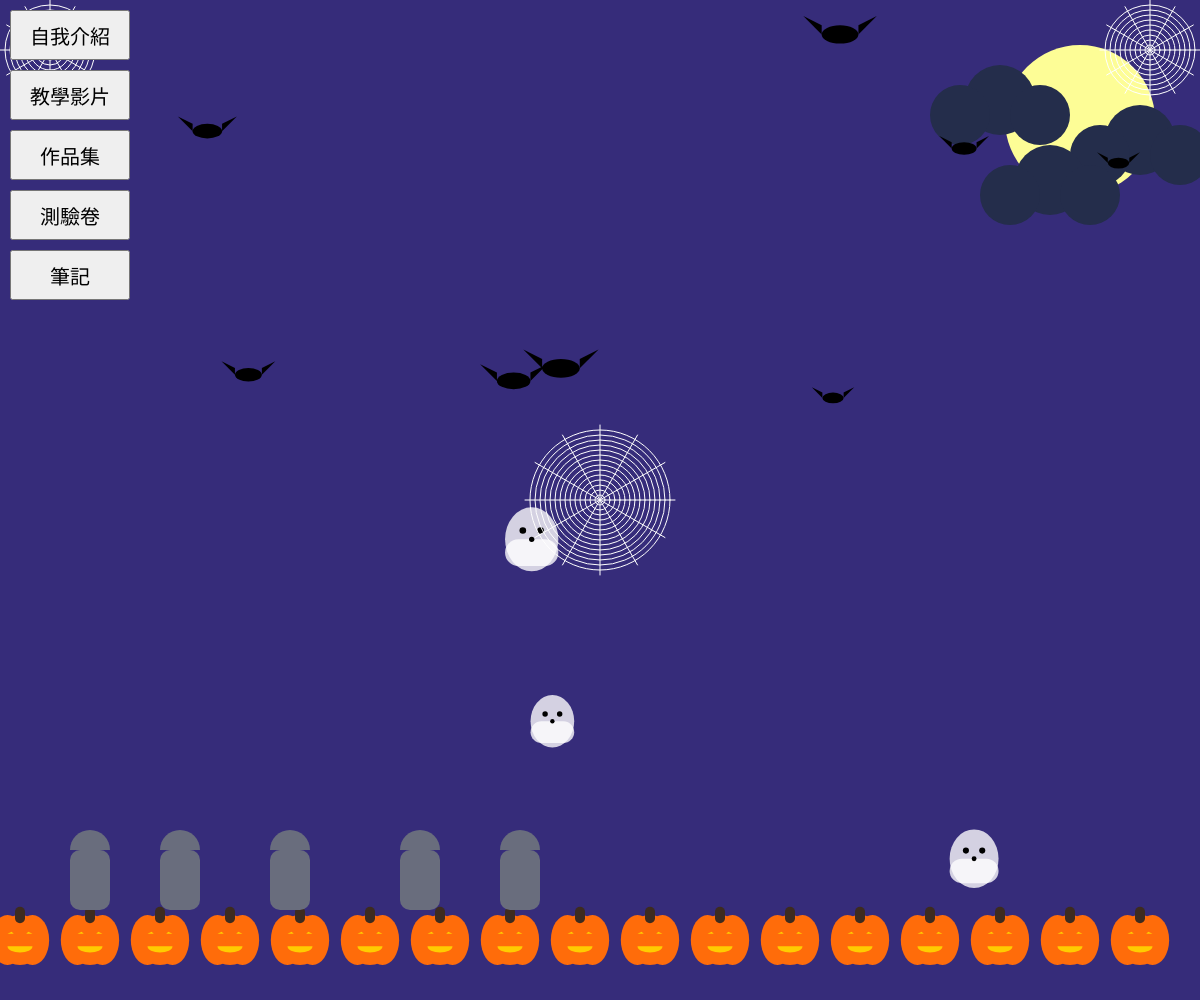
Frame 1 (no input)
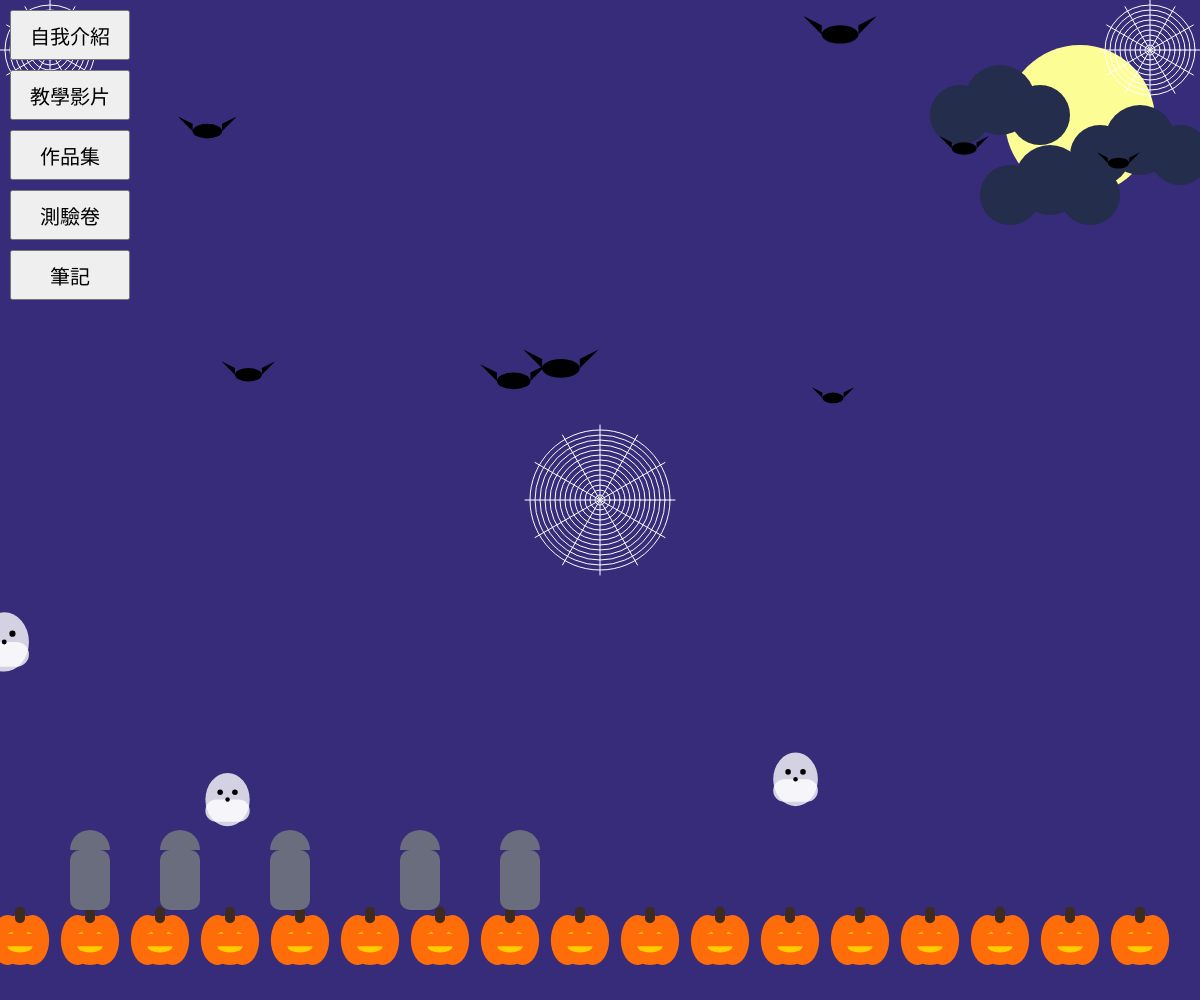
Frame 60 (no input)
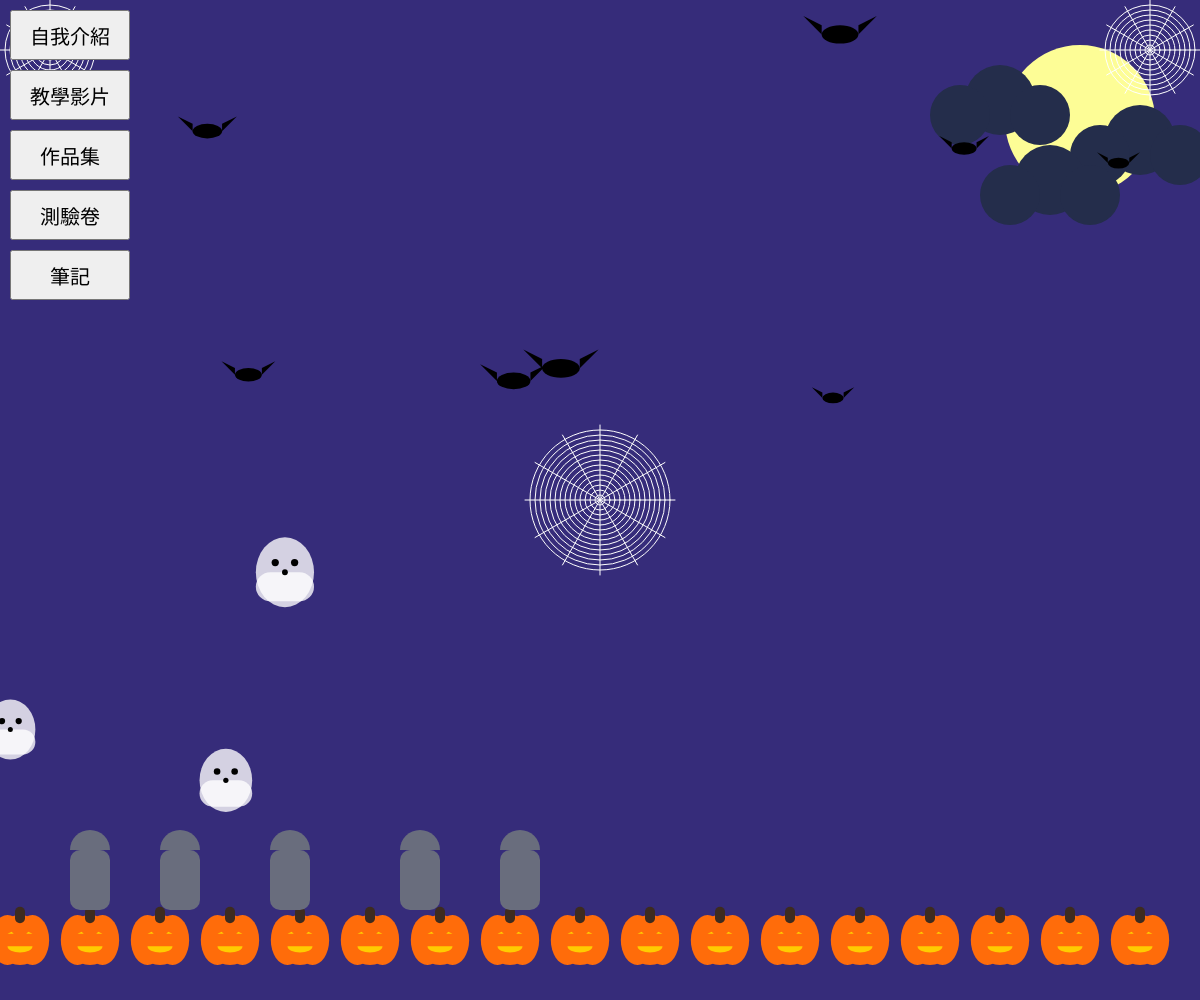
Frame 120 (the mouse pressed at the canvas centre since frame 60)

The p5.js sketch that drew these frames (run headless with seeded random() and noise() and a simulated clock; from frame 60 on, the mouse is pressed at the canvas centre):

// p5.js sketch
// ── sketch.js
let clouds = []; // 儲存雲的位置和生成時間
let introButton; // 按鈕變數
let videoButton; // 教學影片按鈕變數
let videoDiv; // 用於儲存影片視窗的變數
let portfolioDiv; // 用於儲存作品集視窗的變數
let quizDiv; // 用於儲存測驗卷視窗的變數
let notesDiv; // 用於儲存筆記視窗的變數
let bats = []; // 儲存蝙蝠的位置和大小
let skulls = []; // 儲存骷髏頭的位置和生成時間

function setup() {
  createCanvas(windowWidth, windowHeight);

  // 建立自我介紹按鈕
  introButton = createButton('自我介紹');
  introButton.position(10, 10); // 設定按鈕位置
  introButton.style('width', '120px'); // 設定按鈕寬度
  introButton.style('height', '50px'); // 設定按鈕高度
  introButton.style('font-size', '20px'); // 設定字體大小
  introButton.mousePressed(showIntro); // 綁定按鈕點擊事件

  // 建立教學影片按鈕
  videoButton = createButton('教學影片');
  videoButton.position(10, 70); // 設定按鈕位置（在自我介紹按鈕下方）
  videoButton.style('width', '120px'); // 設定按鈕寬度
  videoButton.style('height', '50px'); // 設定按鈕高度
  videoButton.style('font-size', '20px'); // 設定字體大小
  videoButton.mousePressed(showVideo); // 綁定按鈕點擊事件

  // 建立作品集按鈕
  let portfolioButton = createButton('作品集');
  portfolioButton.position(10, 130);
  portfolioButton.style('width', '120px');
  portfolioButton.style('height', '50px');
  portfolioButton.style('font-size', '20px');
  portfolioButton.mousePressed(showPortfolio);

  // 建立測驗卷按鈕
  let quizButton = createButton('測驗卷');
  quizButton.position(10, 190);
  quizButton.style('width', '120px');
  quizButton.style('height', '50px');
  quizButton.style('font-size', '20px');
  quizButton.mousePressed(showQuiz);

  // 建立筆記按鈕
  let notesButton = createButton('筆記');
  notesButton.position(10, 250); // 設定按鈕位置（在測驗卷按鈕下方）
  notesButton.style('width', '120px');
  notesButton.style('height', '50px');
  notesButton.style('font-size', '20px');
  notesButton.mousePressed(showNotes);

  // 初始化蝙蝠
  generateBats();
}

function draw() {
  background('#362c7a'); // 修改背景顏色為 #362c7a
  
  // 繪製所有雲
  let currentTime = millis();
  clouds = clouds.filter(cloud => currentTime - cloud.time < 2000);
  for (let cloud of clouds) {
    let elapsed = currentTime - cloud.time;
    let alpha = map(elapsed, 1000, 2000, 255, 0);
    alpha = constrain(alpha, 0, 255);
    drawCloud(cloud.x, cloud.y, alpha);
  }

  // 繪製南瓜和臉
  drawPumpkinsWithFaces();

  // 繪製墓碑
  drawGravestones();

  // 繪製右上角的月亮和烏雲
  drawMoonAndClouds();

  // 繪製蝙蝠
  drawBats();

  // 繪製幽靈
  drawGhosts();

  // 繪製蜘蛛網
  drawSpiderWebs();

  // 繪製骷髏頭
  drawSkulls();
}

function drawPumpkins() {
  let pumpkinSize = 50; // 南瓜大小
  let spacing = 20; // 南瓜間距
  let startX = spacing; // 起始 X 座標
  let y = height - pumpkinSize - 10; // 南瓜 Y 座標（靠近畫布底部）

  for (let x = startX; x < width - pumpkinSize; x += pumpkinSize + spacing) {
    drawPumpkin(x, y, pumpkinSize);
  }
}

function drawPumpkin(x, y, size) {
  noStroke();
  fill('#ff6c0a'); // 南瓜顏色
  ellipse(x, y, size, size); // 南瓜主體
  ellipse(x - size / 4, y, size / 1.5, size); // 左側圓
  ellipse(x + size / 4, y, size / 1.5, size); // 右側圓

  // 繪製南瓜的梗
  fill('#3d2b1f'); // 梗的顏色
  rect(x - size / 10, y - size / 1.5, size / 5, size / 3, 5); // 梗
}

function drawPumpkinsWithFaces() {
  let pumpkinSize = 50; // 南瓜大小
  let spacing = 20; // 南瓜間距
  let startX = spacing; // 起始 X 座標
  let y = height - pumpkinSize - 10; // 南瓜 Y 座標（靠近畫布底部）

  for (let x = startX; x < width - pumpkinSize; x += pumpkinSize + spacing) {
    drawPumpkin(x, y, pumpkinSize); // 繪製南瓜
    drawPumpkinFace(x, y, pumpkinSize); // 繪製南瓜臉
  }
}

function drawPumpkinFace(x, y, size) {
  fill('#ffcc00'); // 臉的顏色
  triangle(x - size / 6, y - size / 6, x - size / 8, y - size / 8, x - size / 4, y - size / 8); // 左眼
  triangle(x + size / 6, y - size / 6, x + size / 8, y - size / 8, x + size / 4, y - size / 8); // 右眼
  arc(x, y + size / 8, size / 2, size / 4, 0, PI, CHORD); // 嘴巴
}

function drawGravestones() {
  let gravestoneWidth = 40; // 墓碑寬度
  let gravestoneHeight = 60; // 墓碑高度
  let startX = 70; // 起始 X 座標
  let y = height - 150; // 墓碑 Y 座標（在南瓜上方，避免擋住南瓜）

  // 墓碑的 X 座標間距（每個墓碑的間距不同）
  let spacings = [50, 70, 90, 60, 80];

  for (let i = 0; i < 5; i++) {
    let x = startX; // 計算每個墓碑的 X 座標
    drawGravestone(x, y);
    startX += gravestoneWidth + spacings[i]; // 更新起始 X 座標，間距不同
  }
}

function drawGravestone(x, y) {
  noStroke();
  fill('#696d7d'); // 墓碑顏色
  rect(x, y, 40, 60, 10); // 墓碑主體（帶圓角）
  arc(x + 20, y, 40, 40, PI, TWO_PI); // 墓碑頂部的圓弧
}

function drawMoonAndClouds() {
  // 繪製月亮
  noStroke();
  fill('#fdfd96'); // 月亮顏色（淡黃色）
  ellipse(width - 120, 120, 150, 150); // 月亮位置和大小（加大）

  // 繪製烏雲
  drawCloud(width - 200, 100, 255, 'rgba(36, 45, 75, 1)'); // 烏雲1（左側）
  drawCloud(width - 60, 140, 255, 'rgba(36, 45, 75, 1)');  // 烏雲2（右側）
  drawCloud(width - 150, 180, 255, 'rgba(36, 45, 75, 1)'); // 烏雲3（下方）
}

function windowResized() {
  resizeCanvas(windowWidth, windowHeight);
}

function mousePressed() {
  // 檢查滑鼠是否點擊在按鈕上
  let buttonX = introButton.position().x;
  let buttonY = introButton.position().y;
  let buttonWidth = parseInt(introButton.style('width'));
  let buttonHeight = parseInt(introButton.style('height'));

  if (
    mouseX > buttonX &&
    mouseX < buttonX + buttonWidth &&
    mouseY > buttonY &&
    mouseY < buttonY + buttonHeight
  ) {
    return; // 如果點擊在按鈕上，直接返回
  }

  // 儲存骷髏頭的位置和生成時間
  skulls.push({ x: mouseX, y: mouseY, time: millis() });
}

function drawCloud(x, y, alpha, color) {
  noStroke();
  fill(color); // 設定顏色（不需要透明度，因為 p5.js 的 fill 不支援直接傳遞透明度）
  ellipse(x, y, 70, 70); // 中心圓
  ellipse(x - 40, y + 15, 60, 60); // 左側圓
  ellipse(x + 40, y + 15, 60, 60); // 右側圓
}

function drawBat(x, y, size) {
  noStroke();
  fill('#000000'); // 蝙蝠顏色
  ellipse(x, y, size, size / 2); // 蝙蝠身體
  triangle(x - size / 2, y, x - size, y - size / 2, x - size / 2, y - size / 4); // 左翅膀
  triangle(x + size / 2, y, x + size, y - size / 2, x + size / 2, y - size / 4); // 右翅膀
}

function drawBats() {
  for (let bat of bats) {
    drawBat(bat.x, bat.y, bat.size);
  }
}

function generateBats() {
  bats = []; // 清空之前的蝙蝠
  let batCount = floor(random(3, 10)); // 隨機生成 3 到 10 隻蝙蝠
  for (let i = 0; i < batCount; i++) {
    let x = random(width);
    let y = random(height / 2); // 蝙蝠在畫布上半部
    let size = random(20, 40); // 蝙蝠大小
    bats.push({ x, y, size }); // 儲存蝙蝠資訊
  }
  console.log(bats); // 測試：輸出蝙蝠資訊到控制台
}

// 顯示自我介紹訊息
function showIntro() {
  // 顯示自訂視窗
  let introDiv = createDiv('大家好，我是淡江教科B班的謝欣妤');
  introDiv.style('position', 'absolute');
  introDiv.style('top', '50%');
  introDiv.style('left', '50%');
  introDiv.style('transform', 'translate(-50%, -50%)');
  introDiv.style('background-color', 'white');
  introDiv.style('padding', '20px');
  introDiv.style('border', '2px solid black');
  introDiv.style('font-size', '20px');
  introDiv.style('text-align', 'center');
  introDiv.style('z-index', '10');

  // 加入關閉按鈕
  let closeButton = createButton('關閉');
  closeButton.parent(introDiv);
  closeButton.style('margin-top', '10px');
  closeButton.mousePressed(() => {
    introDiv.remove(); // 移除視窗
  });
}

function showVideo() {
  // 如果影片視窗已存在，則移除
  if (videoDiv) {
    videoDiv.remove();
    videoDiv = null; // 重置變數
    return;
  }

  // 顯示影片視窗
  videoDiv = createDiv();
  videoDiv.style('position', 'absolute');
  videoDiv.style('top', '50%');
  videoDiv.style('left', '50%');
  videoDiv.style('transform', 'translate(-50%, -50%)');
  videoDiv.style('background-color', 'white');
  videoDiv.style('padding', '20px');
  videoDiv.style('border', '2px solid black');
  videoDiv.style('z-index', '10');

  // 新增 iframe 播放影片
  let iframe = createElement('iframe');
  iframe.attribute('src', 'https://cfchen58.synology.me/%E7%A8%8B%E5%BC%8F%E8%A8%AD%E8%A8%882024/B2/week4/20250310_093748.mp4');
  iframe.attribute('width', '640');
  iframe.attribute('height', '360');
  iframe.attribute('frameborder', '0');
  iframe.attribute('allowfullscreen', true);
  iframe.parent(videoDiv);

  // 加入關閉按鈕
  let closeButton = createButton('關閉');
  closeButton.parent(videoDiv);
  closeButton.style('margin-top', '10px');
  closeButton.mousePressed(() => {
    videoDiv.remove(); // 移除視窗
    videoDiv = null; // 重置變數
  });
}

function showPortfolio() {
  // 如果作品集視窗已存在，則移除
  if (portfolioDiv) {
    portfolioDiv.remove();
    portfolioDiv = null;
    return;
  }

  // 顯示作品集視窗
  portfolioDiv = createDiv();
  portfolioDiv.style('position', 'absolute');
  portfolioDiv.style('top', '50%');
  portfolioDiv.style('left', '50%');
  portfolioDiv.style('transform', 'translate(-50%, -50%)');
  portfolioDiv.style('background-color', 'white');
  portfolioDiv.style('padding', '20px');
  portfolioDiv.style('border', '2px solid black');
  portfolioDiv.style('z-index', '10');
  portfolioDiv.style('text-align', 'center');

  // 新增第一個按鈕
  let firstButton = createButton('第一個');
  firstButton.parent(portfolioDiv);
  firstButton.style('margin', '10px');
  firstButton.mousePressed(() => showIframe('https://wonwoo-dog.github.io/20250303/'));

  // 新增第二個按鈕
  let secondButton = createButton('第二個');
  secondButton.parent(portfolioDiv);
  secondButton.style('margin', '10px');
  secondButton.mousePressed(() => showIframe('https://wonwoo-dog.github.io/20250324/'));

  // 新增第三個按鈕
  let thirdButton = createButton('第三個');
  thirdButton.parent(portfolioDiv);
  thirdButton.style('margin', '10px');
  thirdButton.mousePressed(() => showIframe('https://wonwoo-dog.github.io/20241107/'));

  // 加入關閉按鈕
  let closeButton = createButton('關閉');
  closeButton.parent(portfolioDiv);
  closeButton.style('margin-top', '10px');
  closeButton.mousePressed(() => {
    portfolioDiv.remove();
    portfolioDiv = null;
  });
}

function showIframe(url) {
  // 如果已有作品集視窗，則移除
  if (portfolioDiv) {
    portfolioDiv.remove();
    portfolioDiv = null;
  }

  // 顯示 iframe 視窗
  let iframeDiv = createDiv();
  iframeDiv.style('position', 'absolute');
  iframeDiv.style('top', '50%');
  iframeDiv.style('left', '50%');
  iframeDiv.style('transform', 'translate(-50%, -50%)');
  iframeDiv.style('background-color', 'white');
  iframeDiv.style('padding', '20px');
  iframeDiv.style('border', '2px solid black');
  iframeDiv.style('z-index', '10');

  let iframe = createElement('iframe');
  iframe.attribute('src', url);
  iframe.attribute('width', '640');
  iframe.attribute('height', '360');
  iframe.attribute('frameborder', '0');
  iframe.attribute('allowfullscreen', true);
  iframe.parent(iframeDiv);

  // 加入關閉按鈕
  let closeButton = createButton('關閉');
  closeButton.parent(iframeDiv);
  closeButton.style('margin-top', '10px');
  closeButton.mousePressed(() => {
    iframeDiv.remove();
  });
}

function showQuiz() {
  // 如果測驗卷視窗已存在，則移除
  if (quizDiv) {
    quizDiv.remove();
    quizDiv = null;
    return;
  }

  // 顯示測驗卷視窗
  quizDiv = createDiv();
  quizDiv.style('position', 'absolute');
  quizDiv.style('top', '50%');
  quizDiv.style('left', '50%');
  quizDiv.style('transform', 'translate(-50%, -50%)');
  quizDiv.style('background-color', 'white');
  quizDiv.style('padding', '20px');
  quizDiv.style('border', '2px solid black');
  quizDiv.style('z-index', '10');

  // 新增 iframe 顯示測驗卷
  let iframe = createElement('iframe');
  iframe.attribute('src', 'https://wonwoo-dog.github.io/-/'); // 測驗卷的 URL
  iframe.attribute('width', '640');
  iframe.attribute('height', '360');
  iframe.attribute('frameborder', '0');
  iframe.attribute('allowfullscreen', true);
  iframe.parent(quizDiv);

  // 加入關閉按鈕
  let closeButton = createButton('關閉');
  closeButton.parent(quizDiv);
  closeButton.style('margin-top', '10px');
  closeButton.mousePressed(() => {
    quizDiv.remove();
    quizDiv = null;
  });
}

// 確保所有函式都正確關閉
function showNotes() {
  // 如果筆記視窗已存在，則移除
  if (notesDiv) {
    notesDiv.remove();
    notesDiv = null;
    return;
  }

  // 顯示筆記視窗
  notesDiv = createDiv();
  notesDiv.style('position', 'absolute');
  notesDiv.style('top', '50%');
  notesDiv.style('left', '50%');
  notesDiv.style('transform', 'translate(-50%, -50%)');
  notesDiv.style('background-color', 'white');
  notesDiv.style('padding', '20px');
  notesDiv.style('border', '2px solid black');
  notesDiv.style('z-index', '10');

  // 新增 iframe 顯示筆記
  let iframe = createElement('iframe');
  iframe.attribute('src', 'https://hackmd.io/@ai41vxYwSkePBc_gUC36Bg/HJoUwttC1l'); // 筆記的 URL
  iframe.attribute('width', '640');
  iframe.attribute('height', '360');
  iframe.attribute('frameborder', '0');
  iframe.attribute('allowfullscreen', true);
  iframe.parent(notesDiv);

  // 加入關閉按鈕
  let closeButton = createButton('關閉');
  closeButton.parent(notesDiv);
  closeButton.style('margin-top', '10px');
  closeButton.mousePressed(() => {
    notesDiv.remove();
    notesDiv = null;
  });
} // 確保這裡有正確關閉函式

function drawGhost(x, y, size) {
  noStroke();
  fill(255, 255, 255, 200); // 幽靈顏色（半透明白色）
  ellipse(x, y, size, size * 1.2); // 幽靈頭部
  rect(x - size / 2, y, size, size / 2, 20); // 幽靈身體
  fill(0); // 黑色眼睛
  ellipse(x - size / 6, y - size / 6, size / 8, size / 8); // 左眼
  ellipse(x + size / 6, y - size / 6, size / 8, size / 8); // 右眼
  ellipse(x, y, size / 10, size / 10); // 嘴巴
}

function drawGhosts() {
  let ghostCount = 3; // 幽靈數量
  for (let i = 0; i < ghostCount; i++) {
    let x = random(width);
    let y = random(height / 2, height - 100); // 幽靈在畫布中下部
    let size = random(40, 60); // 幽靈大小
    drawGhost(x, y, size);
  }
}

function drawSkulls() {
  let currentTime = millis(); // 獲取當前時間
  skulls = skulls.filter(skull => currentTime - skull.time < 1000); // 保留未超過1秒的骷髏頭

  for (let skull of skulls) {
    let elapsed = currentTime - skull.time; // 計算骷髏頭存在的時間
    let alpha = map(elapsed, 0, 1000, 255, 0); // 1秒內逐漸淡化
    alpha = constrain(alpha, 0, 255); // 確保透明度在 0 到 255 之間
    drawSkull(skull.x, skull.y, alpha);
  }
}

function drawSkull(x, y, alpha) {
  noStroke();
  fill(255, 255, 255, alpha); // 骷髏頭顏色（白色，帶透明度）
  ellipse(x, y, 50, 60); // 骷髏頭主體
  fill(0, alpha); // 黑色眼睛
  ellipse(x - 10, y - 10, 10, 10); // 左眼
  ellipse(x + 10, y - 10, 10, 10); // 右眼
  rect(x - 15, y + 10, 30, 10, 5); // 嘴巴
}

function drawSpiderWeb(x, y, size) {
  stroke(255); // 白色蜘蛛網
  noFill();
  for (let i = 0; i < size; i += 10) {
    ellipse(x, y, i, i); // 同心圓
  }
  for (let angle = 0; angle < TWO_PI; angle += PI / 6) {
    let x2 = x + cos(angle) * size / 2;
    let y2 = y + sin(angle) * size / 2;
    line(x, y, x2, y2); // 放射線
  }
}

function drawSpiderWebs() {
  drawSpiderWeb(50, 50, 100); // 左上角蜘蛛網
  drawSpiderWeb(width - 50, 50, 100); // 右上角蜘蛛網
  drawSpiderWeb(width / 2, height / 2, 150); // 中央蜘蛛網
}
